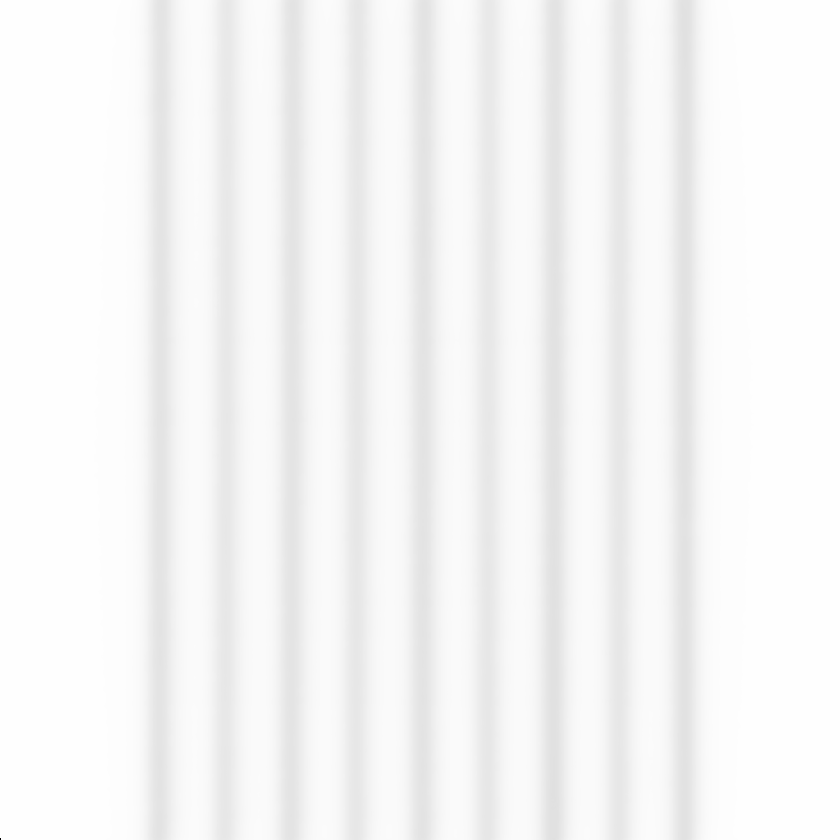
#> input picture STRIPS.tif, 840 x 840 px, shrunk from 1024 x 1024 before the run
$ python teste_tiff.py
#> lines starting #> are read from the running program, lines starting #| are printed output that depends on the picture
###########################################
# William A. P. dos Santos                #
# william.wapsantos@gmail.com             #
# Trabalhando com TIFF Image              #
# 04 de julho de 2020                     #
###########################################

from PIL import Image
from PIL.TiffTags import TAGS
import numpy as np


im = Image.open('STRIPS.tif')
#> im is the input picture: PIL image 840x840 I;16; min 0, max 65203, mean 62936.8
#im.show()
print(type(im))
#| <class 'PIL.TiffImagePlugin.TiffImageFile'>

#Rotacionar imagem em x graus > im.rotate(x)
rotacionada = im.rotate(10)
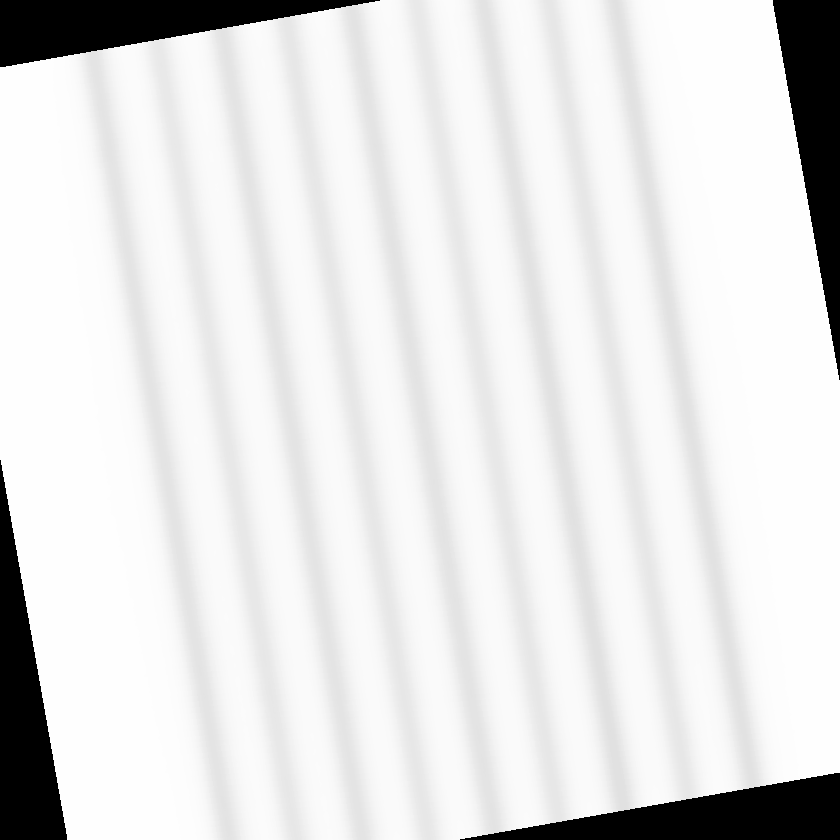
#> rotacionada: PIL image 840x840 I;16; min 0, max 65179, mean 58207.2; drawn with min black and max white
print(type(rotacionada))
#| <class 'PIL.Image.Image'>
print(rotacionada)
#| <PIL.Image.Image image mode=I;16 size=840x840 at 0x7FBBDEDA01D0>
rotacionada.show()

rotacionada_array = np.array(im)
print(rotacionada_array)
#> (printed output is left out)

'''
with Image.open('STRIPS.tif') as im:
	meta_dict = {TAGS[key] : im.tag[key] for key in im.tag.keys()}

print(meta_dict)
'''
